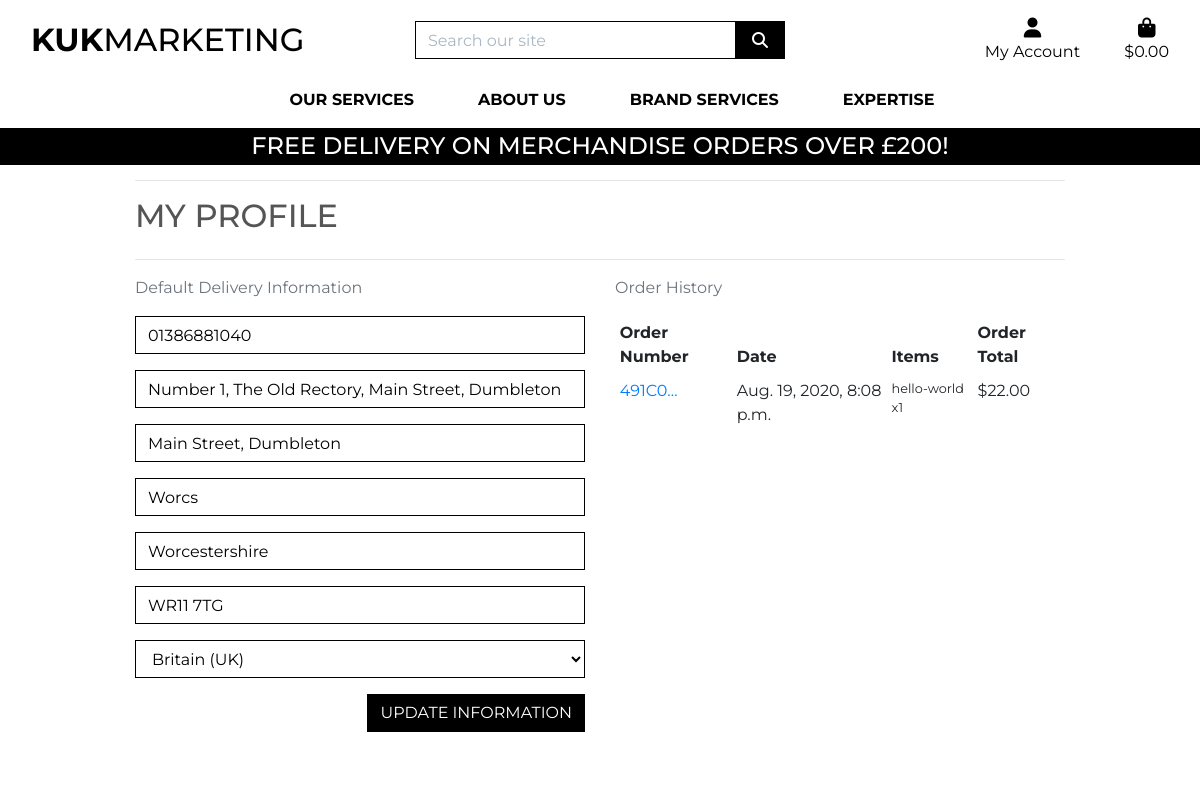
/profile/ (signed in), run on an earlier commit of the app's database.
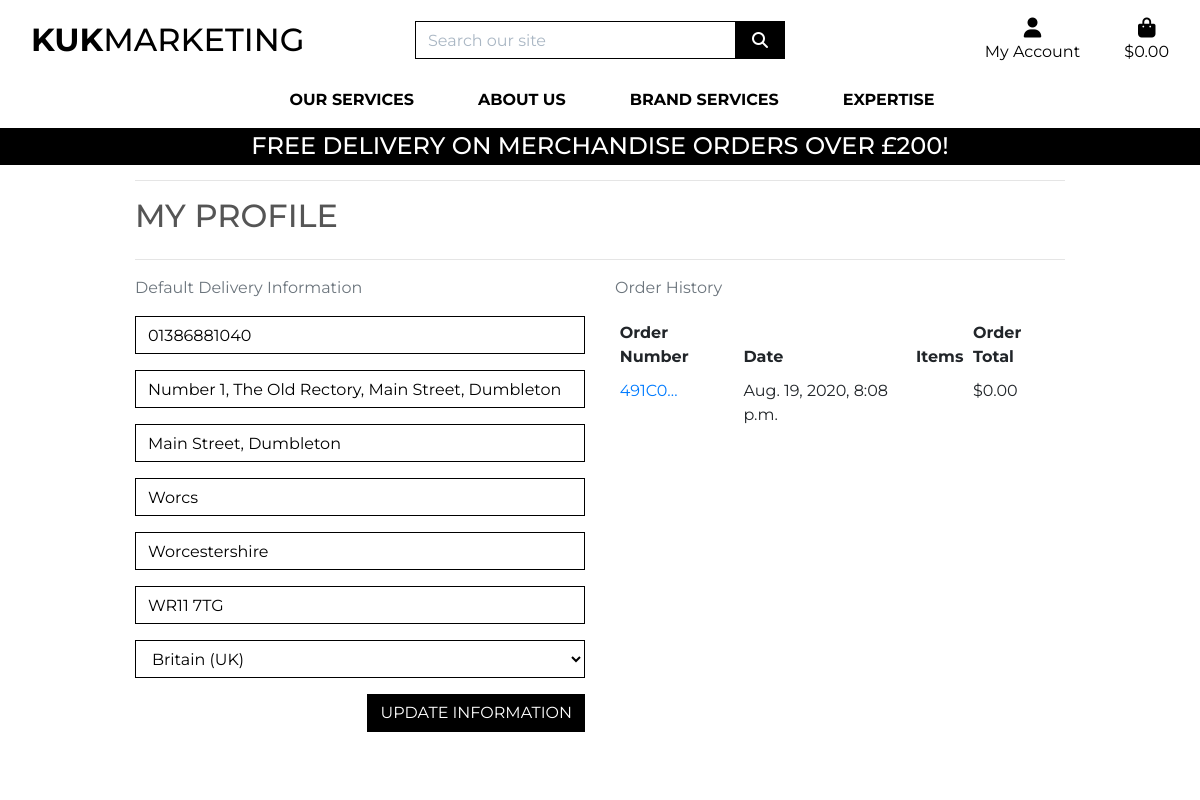
And on a later commit of the database.
### checkout/models.py (models this page shows, shortened)
class Order(models.Model):
    order_number = models.CharField(max_length=32, null=False, editable=False)
    user_profile = models.ForeignKey(UserProfile, on_delete=models.SET_NULL,
                                     null=True, blank=True, related_name='orders')
    full_name = models.CharField(max_length=50, null=False, blank=False)
    email = models.EmailField(max_length=254, null=False, blank=False)
    phone_number = models.CharField(max_length=20, null=False, blank=False)
    country = CountryField(blank_label='Country *', null=False, blank=False)
    postcode = models.CharField(max_length=20, null=True, blank=True)
    town_or_city = models.CharField(max_length=40, null=False, blank=False)
    street_address1 = models.CharField(max_length=80, null=False, blank=False)
    street_address2 = models.CharField(max_length=80, null=True, blank=True)
    county = models.CharField(max_length=80, null=True, blank=True)
    date = models.DateTimeField(auto_now_add=True)
    delivery_cost = models.DecimalField(max_digits=6, decimal_places=2, null=False, default=0)
    order_total = models.DecimalField(max_digits=10, decimal_places=2, null=False, default=0)
    grand_total = models.DecimalField(max_digits=10, decimal_places=2, null=False, default=0)
    original_bag = models.TextField(null=False, blank=False, default='')
    stripe_pid = models.CharField(max_length=254, null=False, blank=False, default='')

class OrderLineItem(models.Model):
    order = models.ForeignKey(Order, null=False, blank=False, on_delete=models.CASCADE, related_name='lineitems')
    product = models.ForeignKey(Product, null=False, blank=False, on_delete=models.CASCADE)
    product_size = models.CharField(max_length=2, null=True, blank=True) # XS, S, M, L, XL
    quantity = models.IntegerField(null=False, blank=False, default=0)
    lineitem_total = models.DecimalField(max_digits=6, decimal_places=2, null=False, blank=False, editable=False)

### products/models.py (models this page shows, shortened)
class Product(models.Model):
    category = models.ForeignKey('Category', null=True, blank=True, on_delete=models.SET_NULL)
    sku = models.CharField(max_length=254, null=True, blank=True)
    name = models.CharField(max_length=254)
    description = models.TextField()
    has_sizes = models.BooleanField(default=False, null=True, blank=True)
    price = models.DecimalField(max_digits=6, decimal_places=2)
    rating = models.DecimalField(max_digits=6, decimal_places=2, null=True, blank=True)
    image_url = models.URLField(max_length=1024, null=True, blank=True)
    image = models.ImageField(null=True, blank=True)

### profiles/views.py (the view)
# urls.py: path('profile/', include('profiles.urls')),
@login_required
def profile(request):
    profile = get_object_or_404(UserProfile, user=request.user)
    if request.method == 'POST':
        form = UserProfileForm(request.POST, instance=profile)
        if form.is_valid():
            form.save()
            messages.success(request, 'Profile updated successfully')
        else:
            messages.error(request, 'Update failed. Please ensure the form is valid.')
    else:
        form = UserProfileForm(instance=profile)
    orders = profile.orders.all()
    template = 'profiles/profile.html'
    context = {
        'form': form,
        'orders': orders,
        'on_profile_page': True
    }
    return render(request, template, context)

### bag/contexts.py (called while the page is built, shortened)
def bag_contents(request):
    bag_items = []
    total = 0
    product_count = 0
    bag = request.session.get('bag', {})
    if total < settings.FREE_DELIVERY_THRESHOLD:
        delivery = total * Decimal(settings.STANDARD_DELIVERY_PERCENTAGE / 100)
        free_delivery_delta = settings.FREE_DELIVERY_THRESHOLD - total
    else:
        delivery = 0
        free_delivery_delta = 0
    grand_total = delivery + total
    context = {
        'bag_items': bag_items,
        'total': total,
        'product_count': product_count,
        'delivery': delivery,
        'free_delivery_delta': free_delivery_delta,
        'free_delivery_threshold': settings.FREE_DELIVERY_THRESHOLD,
        'grand_total': grand_total,
    }
    return context

### profiles/templates/profiles/profile.html (shortened to what this page needs)
{% extends "base.html" %}
{% load static %}
{% block extra_css %}
    <link rel="stylesheet" href="{% static 'profiles/css/profile.css' %}">
{% endblock %}
{% block page_header %}
    <div class="container header-container">
    </div>
{% endblock %}
{% block content %}
    <div class="overlay"></div>
    <div class="container">
        <div class="row">
            <div class="col">
                <hr>
                <h2 class="logo-font mb-4">My Profile</h2>
                <hr>
            </div>
        </div>
        <div class="row">
            <div class="col-12 col-lg-6">
                <p class="text-muted">Default Delivery Information</p>
                <form class="mt-3" action="{% url 'profile' %}" method="POST" id="profile-update-form">
                    {{ form|crispy }}
                    <button class="btn btn-black rounded-0 text-uppercase float-right">Update Information</button>
                </form>
            </div>
            <div class="col-12 col-lg-6">
                <p class="text-muted">Order History</p>
                <div class="order-history table-responsive">
                    <table class="table table-sm table-borderless">
                        <thead>
                            <tr>
                                <th>Order Number</th>
                                <th>Date</th>
                                <th>Items</th>
                                <th>Order Total</th>
                            </tr>
                        </thead>
                        <tbody>
                            {% for order in orders %}
                                <tr>
                                    <td>
                                        <a href="{% url 'order_history' order.order_number %}"
                                        title="{{ order.order_number }}">
                                            {{ order.order_number|truncatechars:6 }}
                                        </a>
                                    </td>
                                    <td>{{ order.date }}</td>
                                    <td>
                                        <ul class="list-unstyled">
                                            {% for item in order.lineitems.all %}
                                                <li class="small">
                                                    {{ item.product.name }} x{{ item.quantity }}
                                                </li>
                                            {% endfor %}
                                        </ul>
                                    </td>
                                    <td>${{ order.grand_total }}</td>
                                </tr>
                            {% endfor %}
                        </tbody>
                    </table>
                </div>
            </div>
        </div>
{% endblock %}

What changed in the data, as far as the page shows it:
removed OrderLineItem: product.name "hello-world", quantity "1"
changed Order: grand_total "22.00" → "0.00"
